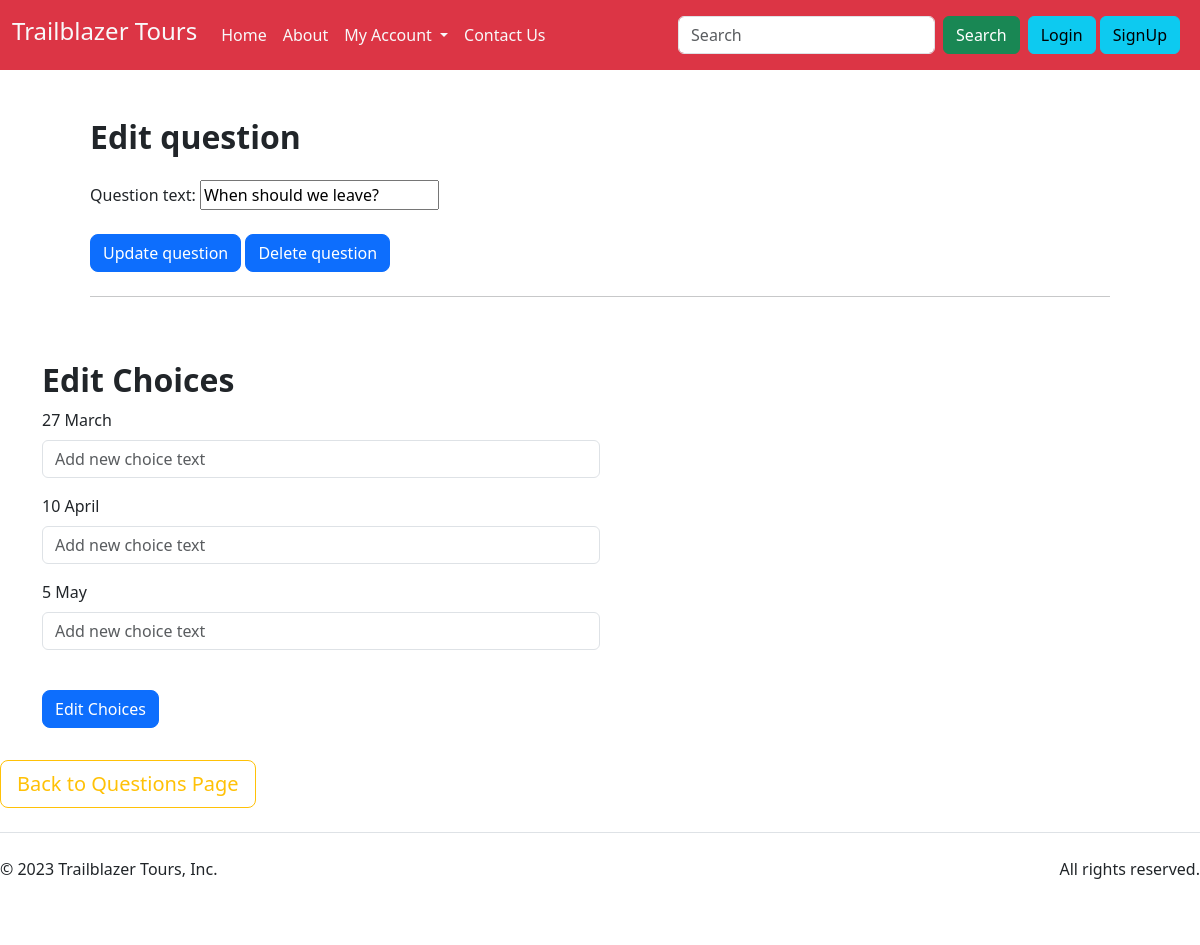
Screenshot of /tour/polls/57/editQues/ with the database file from the repository.
### polls/models.py (models this page shows, shortened)
class Question(models.Model):
    trip = models.ForeignKey(Tour, on_delete=models.CASCADE)
    question_text = models.CharField(max_length=200)
    ques_type = models.CharField(max_length=100,default="Other")

class Choice(models.Model):
    question = models.ForeignKey(Question, on_delete=models.CASCADE)
    new_id = models.CharField(max_length= 50, default="")
    choice_text = models.CharField(max_length=200)
    votes = models.IntegerField(default=0)

### polls/views.py (the view)
# urls.py: path('<int:question_id>/editQues/', views.editQues, name='editQues'),
def editQues(request, question_id):
    ques = get_object_or_404(Question, pk=question_id)
    choice_list = Choice.objects.filter(question = ques)
    if request.method == "POST":
        if 'update_ques' in request.POST:
            q_form = ques_updater(request.POST, instance=ques)
            if q_form.is_valid():
                q_form.save()
                messages.success(request, "Successfully Updated")
                context = {'q_form': q_form,'choice_list' : choice_list,'edit':"Edit question"}
                return render(request, 'polls/editQues.html', context)
        elif 'choice_edit' in request.POST:
            choice1_text = request.POST['choice_edit1']
            choice2_text = request.POST['choice_edit2']
            choice3_text = request.POST['choice_edit3']
            cho1 = Choice.objects.get(question = ques, new_id = 'choice1')
            cho1.choice_text = choice1_text
            cho1.save()
            cho2 = Choice.objects.get(question = ques, new_id = 'choice2')
            cho2.choice_text = choice2_text
            cho2.save()
            cho3 = Choice.objects.get(question = ques, new_id = 'choice3')
            cho3.choice_text = choice3_text
            cho3.save()
            messages.success(request, "Successfully Updated")
            choice_list = Choice.objects.filter(question = ques)
            q_form = ques_updater(instance=ques)
            context = {'q_form': q_form,'choice_list' : choice_list,'edit':"Edit question"}
            return render(request, 'polls/editQues.html', context)
        elif 'delete_ques' in request.POST:
            ques.delete()
            messages.success(request, "Successfully Deleted! Go back to view questions page.")
            context = {}
            return render(request, 'polls/editQues.html', context)
        else:
            q_form = ques_updater(instance=ques)
            context = {'q_form': q_form,'choice_list' : choice_list,'edit':"Edit question"}
            return render(request, 'polls/editQues.html', context)
    else:
        q_form = ques_updater(instance=ques)
    context = {'q_form': q_form,'choice_list' : choice_list,'edit':"Edit question"}
    return render(request, 'polls/editQues.html', context)

### polls/forms.py
class ques_updater(forms.ModelForm):
    class Meta:
        model = Question
        fields = ['question_text']

### polls/templates/polls/editQues.html (shortened to what this page needs)
{% extends 'base.html' %}
{% block body %}
{% if q_form %}
<div class="container">
    <div class="container p-5 pb-4 border-bottom-0">
        <h1 class="fw-bold mb-0 fs-2">{{edit}}</h1>
    </div>
    <div class="container p-5 pt-0">
        <form method="post" enctype="multipart/form-data">
            {{ q_form }}
            <br>
            <div>
                <button class="mb-2 my-4 btn rounded-3 btn-primary" name="update_ques" type="submit"
                    fdprocessedid="update_ques">Update question</button>
                <button class="mb-2 my-4 btn rounded-3 btn-primary" name="delete_ques" type="submit"
                    fdprocessedid="delete_ques">Delete question</button>
                <hr>
            </div>
        </form>
    </div>
</div>
{% endif %}
<div class="container">
    {% if choice_list %}
    <h1 class="fw-bold mb-2 fs-2">Edit Choices</h1>
    {% for choice in choice_list %}
    <form method="post" enctype="multipart/form-data">
        <div class="mb-3">
            <label for="choice_edit{{ forloop.counter }}" class="form-label">{{ choice.choice_text }}</label>
            <input type="text" class="form-control w-50" name="choice_edit{{ forloop.counter }}"
                id="choice_edit{{ forloop.counter }}" placeholder="Add new choice text">
        </div>
        {% endfor %}
        <button class="mb-2 my-4 btn rounded-3 btn-primary" name="choice_edit" type="submit"
            fdprocessedid="choice_edit">
            Edit Choices
        </button>
    </form>
</div>
{%endif%}
<br>
<div my-4>
    <a href="{% url 'polls:showQues' %}" class="btn btn-lg rounded-3 btn-outline-warning" role="button">Back
        to Questions Page</a>
</div>
{% endblock body %}

### rows the page displays
Question: question_text "When should we leave?"
Choice: choice_text "27 March"
Choice: choice_text "10 April"
Choice: choice_text "5 May"

### other values shown
{{ edit }} "Edit question"
